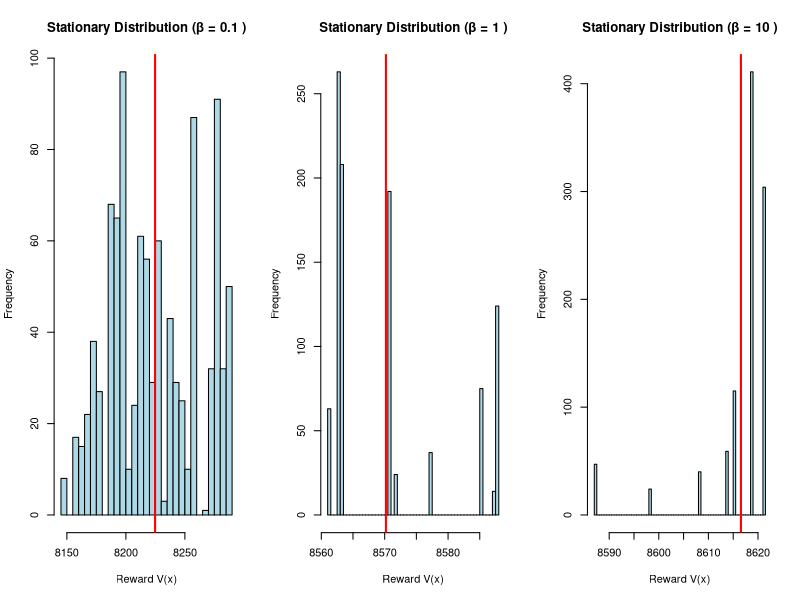
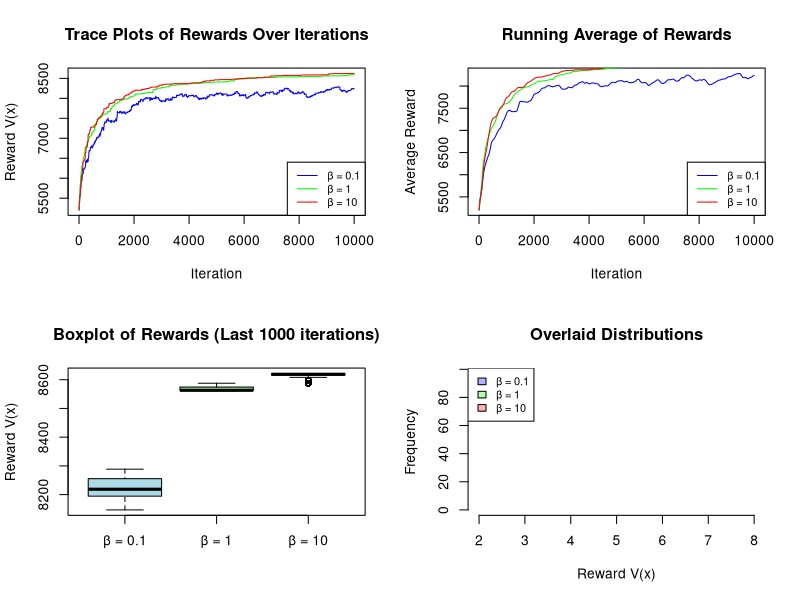
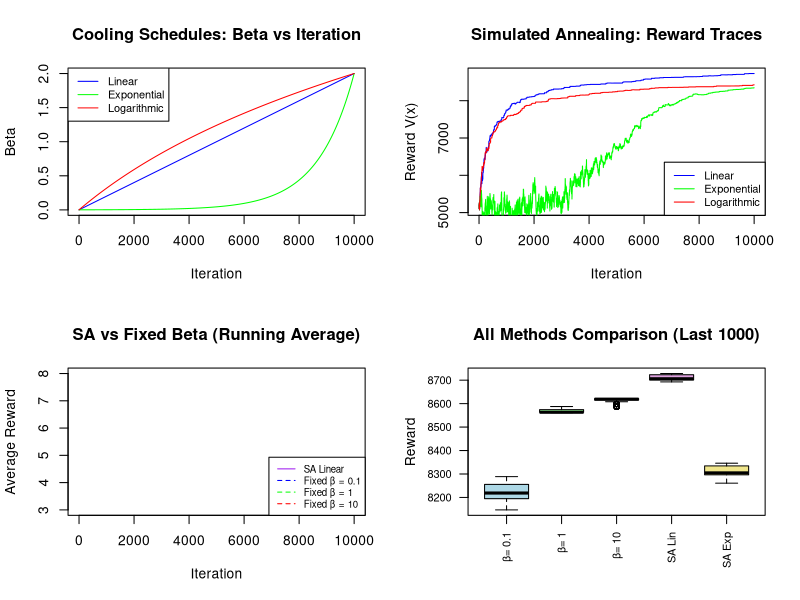

Write R code to recreate these figures, in order. (Note: a time limit stopped this script after it produced the figures.)
# ============================================================================
# MCMC for Traveling Salesman Problem - Maximizing Rewards
# Based on provided code structure
# ============================================================================

set.seed(1)

# ==========
# Question 4 (i)
# ==========

# ==========
# Step 1: Define the fixed variables and generate the reward matrix
# ==========

N = 10000    # number of steps we run the MC for
L = 1000     # last iterations used for analysis (after convergence)
r = 100       # Number of cities to visit (excluding city 0)

# Three beta values showing DIFFERENT behaviors:
# beta = 0.01: Very low - almost uniform distribution (random exploration)
# beta = 0.1:  Moderate - balanced exploration/exploitation  
# beta = 1:    High - strong preference for high rewards (exploitation)
beta_values = c(0.1, 1, 10)

# Initialize reward matrix v[i,j] of size (r+1) x (r+1)
# Row 1 = city 0, Row i+1 = city i
# Col 1 = city 0, Col j+1 = city j
v <- matrix(0, nrow = r+1, ncol = r+1)

# Generate v(0, j) for j = 1, ..., 10
# These are rewards for going FROM city 0 TO city j
for (j in 1:r) {
  v[1, j+1] <- runif(1)
}

# Generate v(i, j) for i = 1, ..., 10 and j ≠ i
# These are rewards for going FROM city i TO city j
# Generate random city positions
x_coords <- runif(r + 1, 0, 100)
y_coords <- runif(r + 1, 0, 100)

# Calculate distances and convert to rewards
for (i in 0:r) {
  for (j in 0:r) {
    if (i != j) {
      dist_ij <- sqrt((x_coords[i+1] - x_coords[j+1])^2 + 
                        (y_coords[i+1] - y_coords[j+1])^2)
      v[i+1, j+1] <- 100 - dist_ij  # Shorter distance = higher reward
    }
  }
}


# Print part of the reward matrix
cat("Reward Matrix v (first 6 rows/cols, row 1 = city 0):\n")
print(round(v[1:6, 1:6], 3))

# ==========
# Step 2: Function to calculate total reward V(x)
# ==========

# V(x) = sum of v(x_{i-1}, x_i) for i = 1 to r, where x_0 = 0
V <- function(x, v) {
  # First term: v(0, x[1]) - reward from city 0 to first city
  total <- v[1, x[1]+1]
  
  # Remaining terms: v(x[i], x[i+1]) for i = 1 to r-1
  for (i in 1:(length(x)-1)) {
    total <- total + v[x[i]+1, x[i+1]+1]
  }
  return(total)
}

# ==========
# Step 3: MCMC Simulation for each beta value
# ==========

# Storage for results from all beta values
all_results <- list()
best_solutions <- list()

# Set up plot area for histograms - save directly to PNG
png("part_i_histograms.png", width = 1000, height = 400)
par(mfrow = c(1, length(beta_values)))

for (b in 1:length(beta_values)) {
  
  beta <- beta_values[b]
  cat("\n========================================\n")
  cat("Running MCMC with beta =", beta, "\n")
  cat("========================================\n")
  
  # Initialize with arbitrary permutation (1, 2, ..., 10)
  X_current <- 1:r
  
  # Vector to store reward at each iteration
  X <- numeric(N)
  X[1] <- V(X_current, v)
  
  # Track the best solution found
  best_reward <- X[1]
  best_perm <- X_current
  
  # Run N iterations of MCMC
  for (n in 2:N) {
    
    # PROPOSAL STEP: Swap two random cities
    Y <- X_current
    
    # Select two distinct indices uniformly at random
    i <- sample(1:r, 1)
    j <- sample(1:r, 1)
    while (j == i) {
      j <- sample(1:r, 1)
    }
    
    # Perform the swap
    temp <- Y[i]
    Y[i] <- Y[j]
    Y[j] <- temp
    
    # Calculate rewards
    V_current <- V(X_current, v)
    V_prop <- V(Y, v)
    
    # ACCEPTANCE STEP using Metropolis-Hastings
    # Accept probability = min(1, exp(beta * (V_prop - V_current)))
    # Since pi(x) ∝ exp(beta * V(x)), the ratio is:
    # pi(Y)/pi(X) = exp(beta * V(Y)) / exp(beta * V(X)) = exp(beta * (V(Y) - V(X)))
    
    log_alpha <- beta * (V_prop - V_current)
    
    if (log(runif(1)) < log_alpha) {
      X_current <- Y  # Accept proposal
    }
    # Otherwise: reject and keep X_current unchanged
    
    # Store current reward
    X[n] <- V(X_current, v)
    
    # Update best solution if improved
    if (X[n] > best_reward) {
      best_reward <- X[n]
      best_perm <- X_current
    }
  }
  
  # Store results
  all_results[[b]] <- X
  best_solutions[[b]] <- list(reward = best_reward, perm = best_perm)
  
  # Plot histogram of last L iterations (after convergence)
  hist(X[(N-L+1):N], breaks = 50, col = "lightblue",
       xlab = "Reward V(x)", ylab = "Frequency",
       main = paste("Stationary Distribution (β =", beta, ")"))
  abline(v = mean(X[(N-L+1):N]), col = "red", lwd = 2)
  
  # Print summary statistics
  cat("Mean reward (last", L, "iterations):", round(mean(X[(N-L+1):N]), 4), "\n")
  cat("Std dev (last", L, "iterations):", round(sd(X[(N-L+1):N]), 4), "\n")
  cat("Best reward found:", round(best_reward, 4), "\n")
  cat("Best permutation:", best_perm, "\n")
}

# Close histogram PNG device
dev.off()

# ==========
# Step 4: Additional plots to demonstrate different behaviors
# ==========

png("part_i_analysis.png", width = 800, height = 600)
par(mfrow = c(2, 2))

# Plot 1: Trace plots showing chain behavior
plot(all_results[[1]], type = 'l', col = 'blue',
     main = "Trace Plots of Rewards Over Iterations",
     xlab = "Iteration", ylab = "Reward V(x)",
     ylim = c(min(unlist(all_results)), max(unlist(all_results))))
lines(all_results[[2]], col = 'green')
lines(all_results[[3]], col = 'red')
legend("bottomright", legend = paste("β =", beta_values),
       col = c("blue", "green", "red"), lty = 1, cex = 0.8)

# Plot 2: Running average to show convergence
running_avg <- function(x, window = 100) {
  n <- length(x)
  avg <- numeric(n)
  for (i in 1:n) {
    start <- max(1, i - window + 1)
    avg[i] <- mean(x[start:i])
  }
  return(avg)
}

plot(running_avg(all_results[[1]]), type = 'l', col = 'blue',
     main = "Running Average of Rewards",
     xlab = "Iteration", ylab = "Average Reward")
lines(running_avg(all_results[[2]]), col = 'green')
lines(running_avg(all_results[[3]]), col = 'red')
legend("bottomright", legend = paste("β =", beta_values),
       col = c("blue", "green", "red"), lty = 1, cex = 0.8)

# Plot 3: Boxplot comparison
boxplot(list(all_results[[1]][(N-L+1):N], 
             all_results[[2]][(N-L+1):N], 
             all_results[[3]][(N-L+1):N]),
        names = paste("β =", beta_values),
        main = "Boxplot of Rewards (Last 1000 iterations)",
        ylab = "Reward V(x)",
        col = c("lightblue", "lightgreen", "lightcoral"))

# Plot 4: Overlaid histograms
hist(all_results[[1]][(N-L+1):N], breaks = 30, col = rgb(0,0,1,0.3),
     main = "Overlaid Distributions",
     xlab = "Reward V(x)", xlim = c(2, 8))
hist(all_results[[2]][(N-L+1):N], breaks = 30, col = rgb(0,1,0,0.3), add = TRUE)
hist(all_results[[3]][(N-L+1):N], breaks = 30, col = rgb(1,0,0,0.3), add = TRUE)
legend("topleft", legend = paste("β =", beta_values),
       fill = c(rgb(0,0,1,0.3), rgb(0,1,0,0.3), rgb(1,0,0,0.3)), cex = 0.8)

dev.off()

# ==========
# Step 5: Summary table for Part (i)
# ==========

cat("\n============================================\n")
cat("PART (i) SUMMARY: Fixed Beta Comparison\n")
cat("============================================\n\n")

summary_table <- data.frame(
  Beta = beta_values,
  Mean_Reward = sapply(all_results, function(x) mean(x[(N-L+1):N])),
  Std_Dev = sapply(all_results, function(x) sd(x[(N-L+1):N])),
  Min_Reward = sapply(all_results, function(x) min(x[(N-L+1):N])),
  Max_Reward = sapply(all_results, function(x) max(x[(N-L+1):N])),
  Best_Found = sapply(best_solutions, function(x) x$reward)
)
print(round(summary_table, 4))

cat("\nBest permutations found:\n")
for (b in 1:length(beta_values)) {
  cat("β =", beta_values[b], ":", best_solutions[[b]]$perm, 
      "-> Reward =", round(best_solutions[[b]]$reward, 4), "\n")
}

# ============================================================================
# Question 4 (ii): SIMULATED ANNEALING - Changing beta during simulation
# ============================================================================

cat("\n============================================\n")
cat("PART (ii): SIMULATED ANNEALING\n")
cat("============================================\n")

# The key idea: Start with LOW beta (exploration) and gradually INCREASE it (exploitation)
# This allows the chain to explore widely at first, then settle into good solutions

run_simulated_annealing <- function(v, r, N, beta_start, beta_end, schedule = "linear") {
  
  X_current <- 1:r
  X <- numeric(N)
  betas_used <- numeric(N)
  X[1] <- V(X_current, v)
  
  best_reward <- X[1]
  best_perm <- X_current
  
  for (n in 2:N) {
    # Calculate beta based on cooling schedule
    progress <- n / N  # Goes from 0 to 1
    
    if (schedule == "linear") {
      beta <- beta_start + progress * (beta_end - beta_start)
    } else if (schedule == "exponential") {
      beta <- beta_start * (beta_end / beta_start)^progress
    } else if (schedule == "logarithmic") {
      beta <- beta_start + (beta_end - beta_start) * log(1 + progress * (exp(1) - 1))
    }
    
    betas_used[n] <- beta
    
    # Proposal: swap two random cities
    Y <- X_current
    i <- sample(1:r, 1)
    j <- sample(1:r, 1)
    while (j == i) j <- sample(1:r, 1)
    temp <- Y[i]; Y[i] <- Y[j]; Y[j] <- temp
    
    # Accept/reject
    V_current <- V(X_current, v)
    V_prop <- V(Y, v)
    log_alpha <- beta * (V_prop - V_current)
    
    if (log(runif(1)) < log_alpha) {
      X_current <- Y
    }
    
    X[n] <- V(X_current, v)
    
    if (X[n] > best_reward) {
      best_reward <- X[n]
      best_perm <- X_current
    }
  }
  
  return(list(rewards = X, betas = betas_used, 
              best_reward = best_reward, best_perm = best_perm))
}

# Run simulated annealing with different schedules
set.seed(42)
sa_linear <- run_simulated_annealing(v, r, N, beta_start = 0.001, beta_end = 2, schedule = "linear")

set.seed(42)
sa_exp <- run_simulated_annealing(v, r, N, beta_start = 0.001, beta_end = 2, schedule = "exponential")

set.seed(42)
sa_log <- run_simulated_annealing(v, r, N, beta_start = 0.001, beta_end = 2, schedule = "logarithmic")

# Print SA results
cat("\nSimulated Annealing Results:\n")
cat("Linear schedule:      Best =", round(sa_linear$best_reward, 4), 
    "Perm:", sa_linear$best_perm, "\n")
cat("Exponential schedule: Best =", round(sa_exp$best_reward, 4), 
    "Perm:", sa_exp$best_perm, "\n")
cat("Logarithmic schedule: Best =", round(sa_log$best_reward, 4), 
    "Perm:", sa_log$best_perm, "\n")

# Compare with fixed beta
cat("\nComparison with fixed beta:\n")
for (b in 1:length(beta_values)) {
  cat("Fixed β =", beta_values[b], ": Best =", round(best_solutions[[b]]$reward, 4), "\n")
}

# ==========
# Plots for Part (ii)
# ==========

png("part_ii_analysis.png", width = 800, height = 600)
par(mfrow = c(2, 2))

# Plot 1: Cooling schedules (how beta changes)
plot(sa_linear$betas, type = 'l', col = 'blue',
     main = "Cooling Schedules: Beta vs Iteration",
     xlab = "Iteration", ylab = "Beta")
lines(sa_exp$betas, col = 'green')
lines(sa_log$betas, col = 'red')
legend("topleft", legend = c("Linear", "Exponential", "Logarithmic"),
       col = c("blue", "green", "red"), lty = 1, cex = 0.8)

# Plot 2: SA reward traces
plot(sa_linear$rewards, type = 'l', col = 'blue',
     main = "Simulated Annealing: Reward Traces",
     xlab = "Iteration", ylab = "Reward V(x)")
lines(sa_exp$rewards, col = 'green')
lines(sa_log$rewards, col = 'red')
legend("bottomright", legend = c("Linear", "Exponential", "Logarithmic"),
       col = c("blue", "green", "red"), lty = 1, cex = 0.8)

# Plot 3: Comparison of SA vs fixed beta (running average)
plot(running_avg(sa_linear$rewards), type = 'l', col = 'purple', lwd = 2,
     main = "SA vs Fixed Beta (Running Average)",
     xlab = "Iteration", ylab = "Average Reward",
     ylim = c(3, 8))
lines(running_avg(all_results[[1]]), col = 'blue', lty = 2)
lines(running_avg(all_results[[2]]), col = 'green', lty = 2)
lines(running_avg(all_results[[3]]), col = 'red', lty = 2)
legend("bottomright", 
       legend = c("SA Linear", paste("Fixed β =", beta_values)),
       col = c("purple", "blue", "green", "red"),
       lty = c(1, 2, 2, 2), cex = 0.7)

# Plot 4: Final comparison boxplot
all_methods <- list(
  all_results[[1]][(N-L+1):N],
  all_results[[2]][(N-L+1):N],
  all_results[[3]][(N-L+1):N],
  sa_linear$rewards[(N-L+1):N],
  sa_exp$rewards[(N-L+1):N]
)
boxplot(all_methods,
        names = c(paste("β=", beta_values), "SA Lin", "SA Exp"),
        main = "All Methods Comparison (Last 1000)",
        ylab = "Reward", col = c("lightblue", "lightgreen", "lightcoral", "plum", "khaki"),
        las = 2, cex.axis = 0.8)

dev.off()

# ==========
# Multiple trials for robust comparison
# ==========

cat("\n============================================\n")
cat("Multiple Trial Comparison (20 runs each)\n")
cat("============================================\n")

n_trials <- 20
results_matrix <- matrix(0, nrow = n_trials, ncol = 6)
colnames(results_matrix) <- c("β=0.01", "β=0.1", "β=1", "SA_Lin", "SA_Exp", "SA_Log")

for (trial in 1:n_trials) {
  # Fixed beta runs
  for (b in 1:3) {
    X_current <- sample(1:r)
    best <- V(X_current, v)
    for (n in 2:N) {
      Y <- X_current
      i <- sample(1:r, 1); j <- sample(1:r, 1)
      while (j == i) j <- sample(1:r, 1)
      temp <- Y[i]; Y[i] <- Y[j]; Y[j] <- temp
      if (log(runif(1)) < beta_values[b] * (V(Y, v) - V(X_current, v))) X_current <- Y
      if (V(X_current, v) > best) best <- V(X_current, v)
    }
    results_matrix[trial, b] <- best
  }
  
  # SA runs
  results_matrix[trial, 4] <- run_simulated_annealing(v, r, N, 0.001, 2, "linear")$best_reward
  results_matrix[trial, 5] <- run_simulated_annealing(v, r, N, 0.001, 2, "exponential")$best_reward
  results_matrix[trial, 6] <- run_simulated_annealing(v, r, N, 0.001, 2, "logarithmic")$best_reward
}

# Final comparison table
final_table <- data.frame(
  Method = colnames(results_matrix),
  Mean_Best = colMeans(results_matrix),
  SD_Best = apply(results_matrix, 2, sd),
  Max_Best = apply(results_matrix, 2, max)
)
final_table[, 2:4] <- round(final_table[, 2:4], 4)

cat("\nFinal Comparison (20 trials):\n")
print(final_table)

# Final bar plot
png("final_comparison_new.png", width = 700, height = 500)
par(mfrow = c(1, 1))
barplot(final_table$Mean_Best, names.arg = final_table$Method,
        main = "Mean Best Reward Across 20 Trials",
        ylab = "Mean Best Reward",
        col = c("lightblue", "lightgreen", "lightcoral", "plum", "khaki", "orange"),
        las = 2, cex.names = 0.8)
arrows(x0 = seq(0.7, by = 1.2, length.out = 6),
       y0 = final_table$Mean_Best - final_table$SD_Best,
       y1 = final_table$Mean_Best + final_table$SD_Best,
       angle = 90, code = 3, length = 0.1)
dev.off()

cat("\n============================================\n")
cat("ANALYSIS COMPLETE\n")
cat("============================================\n")
cat("Output files: part_i_histograms.png, part_i_analysis.png,\n")
cat("              part_ii_analysis.png, final_comparison.png\n")
